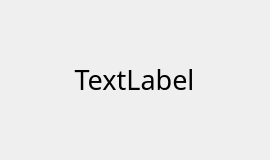
<?xml version="1.0" encoding="UTF-8"?>
<ui version="4.0">
 <class>Notification</class>
 <widget class="QDialog" name="Notification">
  <property name="geometry">
   <rect>
    <x>0</x>
    <y>0</y>
    <width>270</width>
    <height>160</height>
   </rect>
  </property>
  <property name="windowTitle">
   <string>Notification</string>
  </property>
  <widget class="QWidget" name="gridLayoutWidget">
   <property name="geometry">
    <rect>
     <x>9</x>
     <y>9</y>
     <width>251</width>
     <height>141</height>
    </rect>
   </property>
   <layout class="QGridLayout" name="gridLayout">
    <item row="0" column="0">
     <widget class="QLabel" name="msg">
      <property name="sizePolicy">
       <sizepolicy hsizetype="Preferred" vsizetype="Preferred">
        <horstretch>0</horstretch>
        <verstretch>0</verstretch>
       </sizepolicy>
      </property>
      <property name="font">
       <font>
        <family>FiraCode Nerd Font</family>
        <pointsize>20</pointsize>
       </font>
      </property>
      <property name="text">
       <string>TextLabel</string>
      </property>
      <property name="alignment">
       <set>Qt::AlignCenter</set>
      </property>
      <property name="wordWrap">
       <bool>true</bool>
      </property>
     </widget>
    </item>
   </layout>
  </widget>
 </widget>
 <resources/>
 <connections/>
</ui>
